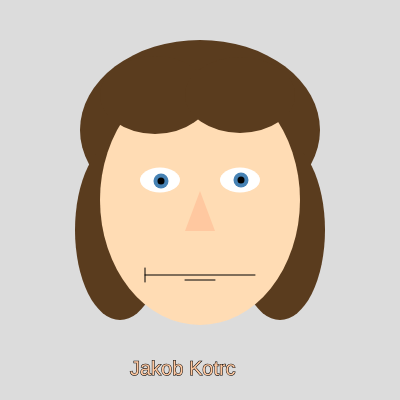
Frame 1 (no input)
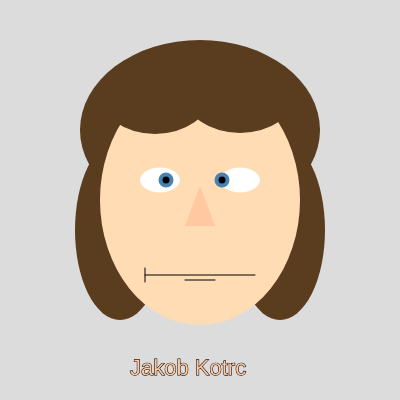
Frame 60 (no input)
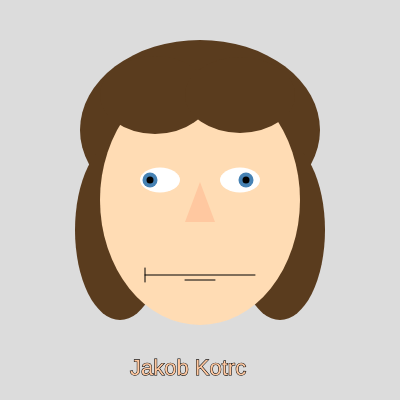
Frame 120 (the mouse pressed at the canvas centre since frame 60)

The p5.js sketch that drew these frames (run headless with seeded random() and noise() and a simulated clock; from frame 60 on, the mouse is pressed at the canvas centre):

// p5.js sketch
// ── sketch.js
var noseY = 0;
var noseDirection = 1;

var leftEyeX = 0;
var leftEyeY = 0;
var leftEyeDirectionX = 1;
var leftEyeDirectionY = 1;

var eyeX = 0;
var eyeDirection = 1;

var tsize = 20
var count = 0;
var tsizeDirection = 2;

function setup() {
  createCanvas(400, 400);
}

function draw() {
  background(220);

  // HAIR 
  fill(90, 60, 30); // brown
  noStroke();

  //hair
  ellipse(200, 130, 240, 180);
  ellipse(120, 230, 90, 180);
  ellipse(280, 230, 90, 180);


  // head
  fill(255, 220, 180);
  ellipse(200,200,200, 250);
  
  //hair over the forehead
  fill(90,60,30);
  ellipse(155,95, 110,78)
  ellipse(240,95,110,76)  
 
  //left eye
  leftEyeX += leftEyeDirectionX;
leftEyeY += leftEyeDirectionY;

// flip direction if it hits limits
if (leftEyeX > 10 || leftEyeX < -10) {
  leftEyeDirectionX *= -1;
}
if (leftEyeY > 9 || leftEyeY < -9) {
  leftEyeDirectionY *= -1;
}
  
fill(255);
ellipse(160, 180, 40, 25); 

fill(70, 130, 180);
ellipse(160 + leftEyeX, 180 + leftEyeY, 15, 15); 

fill(0);
ellipse(160 + leftEyeX, 180 + leftEyeY, 7, 7); 
  
  //right eye
  eyeX += eyeDirection;

if (eyeX > 20 || eyeX < -20) {
  eyeDirection *= -1;
}
fill(255);
ellipse(240, 180, 40, 25);

fill(70, 130, 180);
ellipse(240 + eyeX, 180, 15, 15);

fill(0);
ellipse(240 + eyeX, 180, 7, 7);

  // nose
  noseY += noseDirection;

if (noseY > 15 || noseY < -15) {
  noseDirection *= -1;
}
  
fill(255, 200, 160);
triangle(
  200, 190 + noseY,
  185, 230 + noseY,
  215, 230 + noseY
);
  // mouth
  stroke(0);
  line(145,275, 255, 275);
  line(145, 268, 145, 282);
  line(185, 280, 215, 280);
  
  //Name
  textSize(tsize);
    tsize+= tsizeDirection;
    count++;
    if(count > 5)
    {
        tsizeDirection *=-1;
        count = 0;
    }
  text("Jakob Kotrc", 130, 375)
  
}
